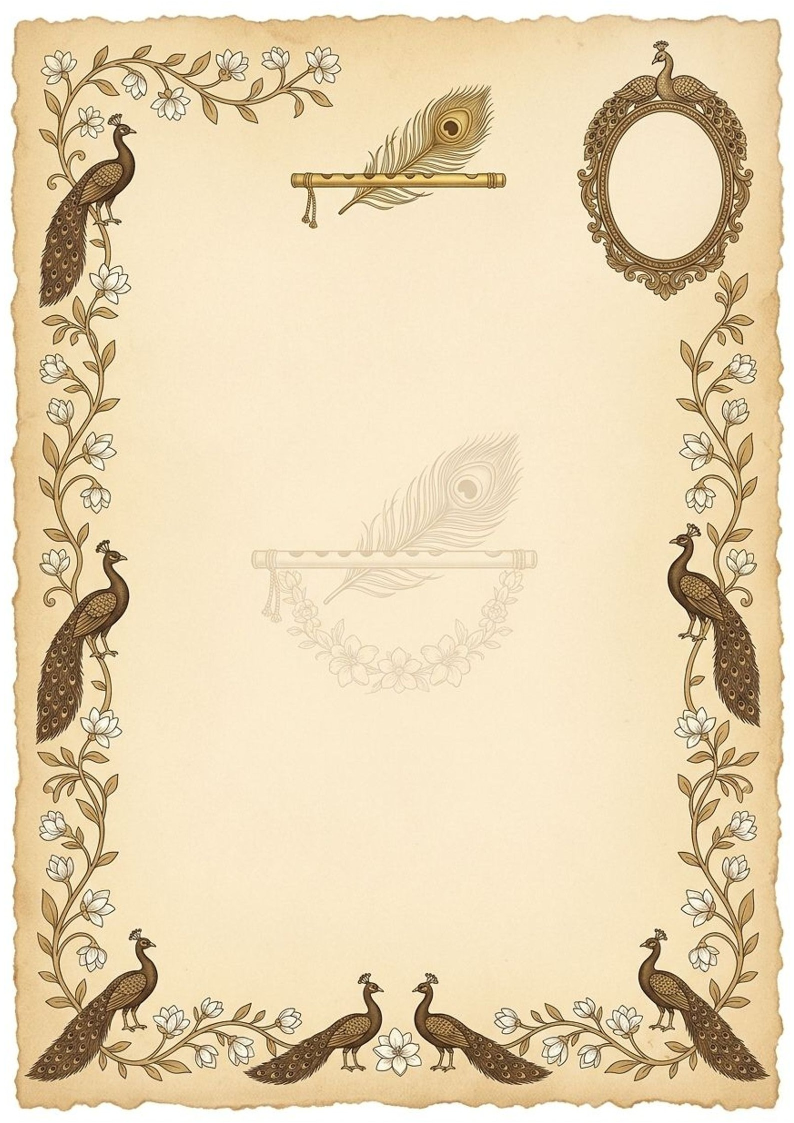
#> input picture assets/frames/kanha.jpg, 1588 x 2246 px, found by its file name (shown at 1/2 size)
$ python measure_opening.py
#> lines starting #> are read from the running program, lines starting #| are printed output that depends on the picture; after the words box and inside, x2 and y2 are one past the last pixel; in counts of white or black regions, pixels touching at a corner belong together; long printed decimals are rounded
"""Measure the kanha print copy: opening ellipse fit, frame extent, intrusions."""
from PIL import Image
import numpy as np
import math

im = np.asarray(Image.open('assets/frames/kanha.jpg').convert('RGB')).astype(np.float32)
lum = 0.2126 * im[:, :, 0] + 0.7152 * im[:, :, 1] + 0.0722 * im[:, :, 2]
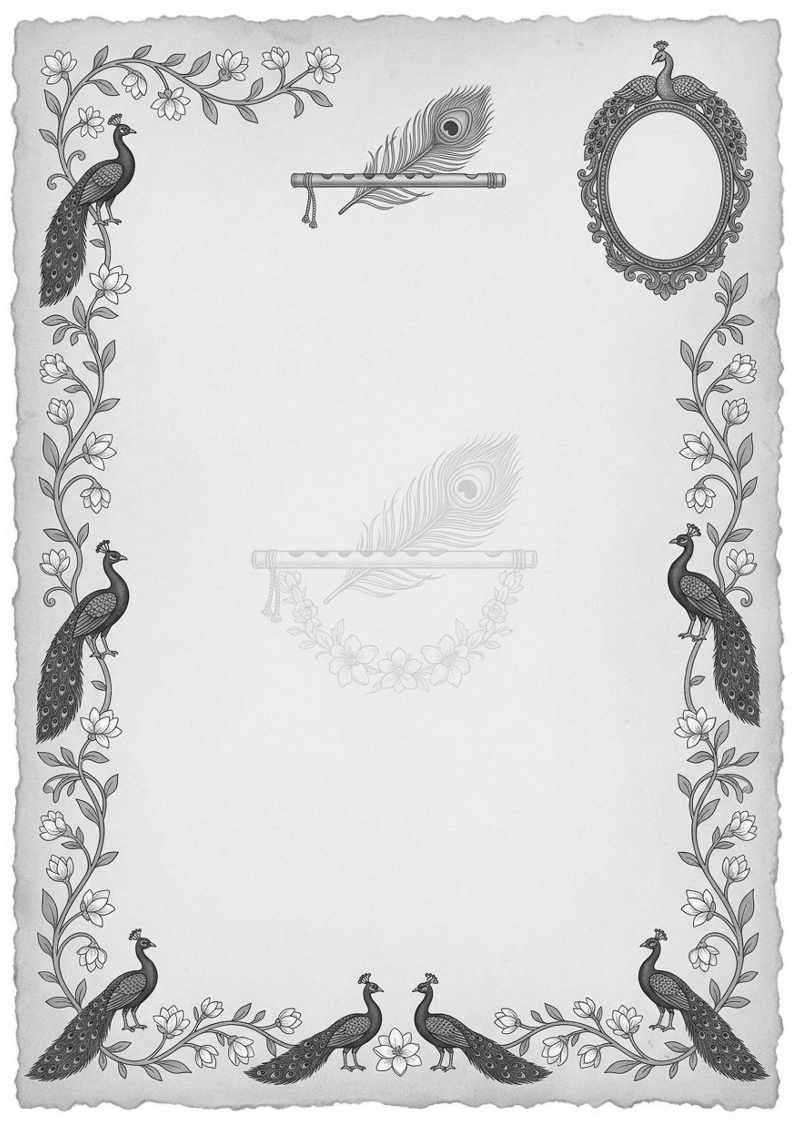
#> lum: shape (2246, 1588) float32 (shown at 1/2 size); min 2.13, max 255, mean 214.2
H, W = lum.shape
#> H = 2246; W = 1588
print('canvas', W, H)
#| canvas 1588 2246

# ---------- 1) Opening: inner edge clusters per row ----------
dark = lum < 165
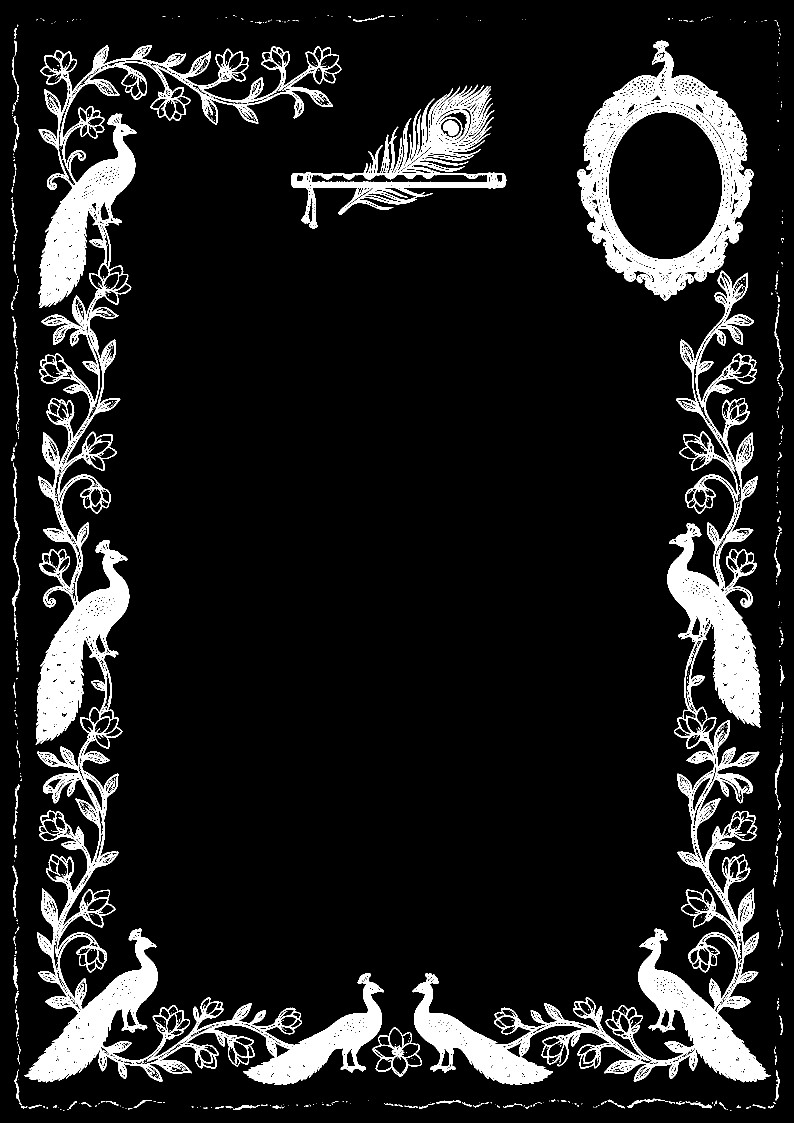
#> dark: shape (2246, 1588) bool (shown at 1/2 size); 11% white; 1075 white regions (952 under 20 px), largest, box (x1, y1, x2, y2) and area: (48, 90, 768, 2170) 173169, (824, 541, 1541, 2170) 123745, (1155, 81, 1507, 602) 53743
rows = []
for y in range(230, 565):
    xs = np.where(dark[y, 1100:1500])[0] + 1100
    if len(xs) == 0:
        continue
    clusters = []
    start = xs[0]; prev = xs[0]
    for x in xs[1:]:
        if x - prev > 8:
            clusters.append((start, prev)); start = x
        prev = x
    clusters.append((start, prev))
    if len(clusters) >= 2:
        rows.append((y, clusters[0][1], clusters[-1][0]))
#> this loop made 335 passes
#> after the loop, rows = 318 items, first 6: (230, 1295, 1365), (231, 1294, 1425), (232, 1291, 1369), (233, 1290, 1370), (234, 1287, 1469), (235, 1286, 1374)

# ---------- 2) Fit ellipse cx, cy, a, b to inner edges ----------
# initial guess from clean middle rows
mid = [r for r in rows if 330 <= r[0] <= 460]
#> mid = 131 items, first 6: (330, 1220, 1440), (331, 1220, 1440), (332, 1220, 1441), (333, 1220, 1441), (334, 1220, 1441), (335, 1219, 1441)
cx = np.mean([(r[1] + r[2]) / 2 for r in mid])
#> cx = 1328.9
a = np.mean([(r[2] - r[1]) for r in mid]) / 2
#> a = 114.4
# cy from vertical extent at x ~ cx
col_dark = np.where(dark[:, int(round(cx))])[0]
#> col_dark = 284 values from 82 to 2201
top_inner = None; bot_inner = None
# find rim inner edges at centre column: runs of dark between y 100 and 700
ys = col_dark[(col_dark > 100) & (col_dark < 700)]
#> ys = 157 values from 102 to 601
runs = []
start = ys[0]; prev = ys[0]
#> after `start = ys[0]`: start = 102
#> after `prev = ys[0]`: prev = 102
for y in ys[1:]:
    if y - prev > 3:
        runs.append((start, prev)); start = y
    prev = y
#> this loop made 156 passes
#> (y, start, prev) on passes 17, 30, 53, 56, 60: (130, 130, 130), (147, 147, 147), (176, 176, 176), (183, 183, 183), (190, 190, 190)
#> start on passes 90, 123, 153: 519, 557, 598
#> after the loop, runs = [(102, 120), (130, 142), (147, 172), (176, 178), (183, 186), (190, 223), (519, 553), (557, 589)]
runs.append((start, prev))
print('centre-column dark runs:', runs)
#| centre-column dark runs: [(102, 120), (130, 142), (147, 172), (176, 178), (183, 186), (190, 223), (519, 553), (557, 589), (598, 601)]
top_inner = runs[0][1] + 1 if False else None
# opening top = end of the last run before mid; opening bottom = start of first run after mid
midy = 395
above = [r for r in runs if r[1] < midy]
#> above = [(102, 120), (130, 142), (147, 172), (176, 178), (183, 186), (190, 223)]
below = [r for r in runs if r[0] > midy]
#> below = [(519, 553), (557, 589), (598, 601)]
top_inner = max(r[1] for r in above) + 0.5
#> top_inner = 223.5
bot_inner = min(r[0] for r in below) - 0.5
#> bot_inner = 518.5
b = (bot_inner - top_inner) / 2
#> b = 147.5
cy = (top_inner + bot_inner) / 2
#> cy = 371
print(f'initial: cx={cx:.1f} cy={cy:.1f} a={a:.1f} b={b:.1f}')
#| initial: cx=1328.9 cy=371.0 a=114.4 b=147.5

# refine cx, a by least squares on inner edges vs ellipse
def ellipse_half_width(y, cy, b, a):
    t = (y - cy) / b
    if abs(t) >= 1:
        return None
    return a * math.sqrt(max(0.0, 1 - t * t))

# simple iterative refinement: minimize max error over clean rows
best = None
for _ in range(60):
    # solve for cx, a given cy, b with linear least squares: x = cx ± a*sqrt(1-t^2)
    A = []; L = []
    for (y, l, r) in rows:
        t = (y - cy) / b
        if abs(t) >= 1:
            continue
        s = math.sqrt(1 - t * t)
        A.append([1, -s]); L.append(l)
        A.append([1, +s]); L.append(r)
    A = np.array(A); L = np.array(L)
    sol, *_ = np.linalg.lstsq(A, L, rcond=None)
    cx_new, a_new = sol
    # refine cy, b similarly using columns: skip (vertical scan already tight)
    if best and abs(cx_new - cx) < 1e-6 and abs(a_new - a) < 1e-6:
        cx, a = cx_new, a_new
        break
    cx, a = cx_new, a_new
print(f'fitted: cx={cx:.2f} cy={cy:.2f} a={a:.2f} b={b:.2f}')
#| fitted: cx=1329.37 cy=371.00 a=120.63 b=147.50

# worst-case misfit over sampled rows (exclude rows contaminated by scrollwork: |res| big)
res = []
for (y, l, r) in rows:
    t = (y - cy) / b
    if abs(t) >= 1:
        continue
    s = math.sqrt(1 - t * t)
    pl, pr = cx - a * s, cx + a * s
    res.append((y, l - pl, r - pr))
#> this loop made 318 passes
#> (l, r, t, s, pl, pr) on passes 1 to 3: (1295, 1365, -0.956, 0.294, 1294, 1364.8), (1294, 1425, -0.949, 0.315, 1291.4, 1367.3), (1291, 1369, -0.942, 0.335, 1289, 1369.7)
#> after the loop, res = 289 items, first 6: (230, 1.05, 0.219), (231, 2.61, 57.66), (232, 1.99, -0.724), (233, 3.22, -1.96), (234, 2.33, 94.94), (235, 3.33, -2.06)
res_arr = np.array([(y, max(abs(dl), abs(dr))) for y, dl, dr in res])
#> res_arr = 289 pairs, first value 230 to 518, second value 0.748 to 94.94
print('misfit (max over L/R) per row: sorted:', sorted(res_arr[:,1], reverse=True)[:12])
#| misfit (max over L/R) per row: sorted: [94.936, 77.913, 75.929, 61.827, 61.331, 60.097, 58.434, 57.658, 57.090, 54.105, 52.140, 50.196]
print('median misfit:', np.median(res_arr[:,1]), 'max:', res_arr[:,1].max())
#| median misfit: 6.097 max: 94.936
clean = res_arr[res_arr[:,1] < 6]
#> clean = 138 pairs, first value 230 to 518, second value 0.748 to 5.98
print('clean rows', len(clean), 'max misfit', clean[:,1].max() if len(clean) else None)
#| clean rows 138 max misfit 5.980

# ---------- 3) Frame connected component extent ----------
from collections import deque
seed = (int(round(cy)), int(round(cx)))  # cy,cx — inside opening (light), not dark!
#> seed = (371, 1329)
# seed on the rim instead: dark pixel at top centre of rim
seed_r = int(round(cy - b)) - 2
#> seed_r = 222
assert dark[seed_r, int(round(cx))], 'seed not on rim'
region = dark[100:680, 1100:1500]
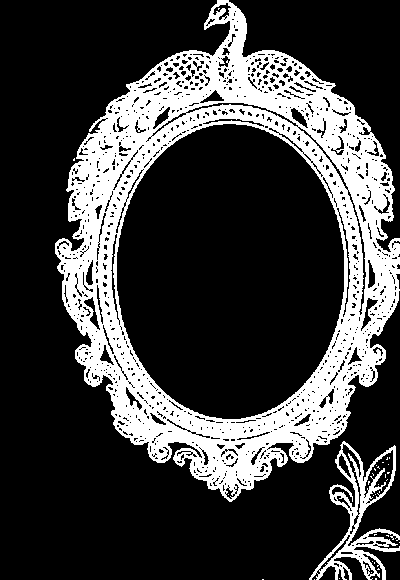
#> region: shape (580, 400) bool; 24.4% white; 32 white regions (30 under 20 px), largest, box (x1, y1, x2, y2) and area: (55, 0, 400, 502) 53253, (309, 441, 400, 580) 3380
Hh, Ww = region.shape
#> Hh = 580; Ww = 400
lab = np.zeros((Hh, Ww), dtype=bool)
q = deque([(seed_r - 100, int(round(cx)) - 1100)])
lab[q[0]] = True
cnt = 0
while q:
    yy, xx = q.popleft()
    cnt += 1
    for dy, dx in ((1,0),(-1,0),(0,1),(0,-1)):
        ny, nx = yy + dy, xx + dx
        if 0 <= ny < Hh and 0 <= nx < Ww and region[ny, nx] and not lab[ny, nx]:
            lab[ny, nx] = True
            q.append((ny, nx))
#> this loop made 53240 passes
#> (yy, xx) on passes 1 to 3: (122, 229), (123, 229), (121, 229)
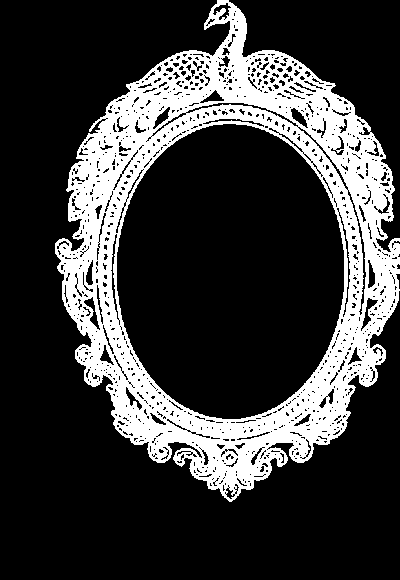
#> lab: shape (580, 400) bool; 22.9% white; 1 white region, box (x1, y1, x2, y2) and area: (55, 0, 400, 502) 53240
ys2, xs2 = np.where(lab)
print('frame component px', cnt)
#| frame component px 53240
print('frame extent (print px): x', xs2.min()+1100, '..', xs2.max()+1100, ' y', ys2.min()+100, '..', ys2.max()+100)
#| frame extent (print px): x 1155 .. 1499  y 100 .. 601
print('frame extent (CSS px):   x', (xs2.min()+1100)/2, '..', (xs2.max()+1100)/2, ' y', (ys2.min()+100)/2, '..', (ys2.max()+100)/2)
#| frame extent (CSS px):   x 577.5 .. 749.5  y 50.0 .. 300.5
print('opening (print px): cx %.1f cy %.1f a %.1f b %.1f' % (cx, cy, a, b))
#| opening (print px): cx 1329.4 cy 371.0 a 120.6 b 147.5
print('opening edges print: L %.1f R %.1f T %.1f B %.1f' % (cx-a, cx+a, cy-b, cy+b))
#| opening edges print: L 1208.7 R 1450.0 T 223.5 B 518.5
print('opening edges CSS:   L %.1f R %.1f T %.1f B %.1f' % ((cx-a)/2, (cx+a)/2, (cy-b)/2, (cy+b)/2))
#| opening edges CSS:   L 604.4 R 725.0 T 111.8 B 259.2
print('moulding L %.1f R %.1f T %.1f B %.1f (print px)' % (cx-a-(xs2.min()+1100), (xs2.max()+1100)-(cx+a), cy-b-(ys2.min()+100), (ys2.max()+100)-(cy+b)))
#| moulding L 53.7 R 49.0 T 123.5 B 82.5 (print px)
print('moulding L %.1f R %.1f T %.1f B %.1f (CSS px)' % ((cx-a-(xs2.min()+1100))/2, ((xs2.max()+1100)-(cx+a))/2, (cy-b-(ys2.min()+100))/2, ((ys2.max()+100)-(cy+b))/2))
#| moulding L 26.9 R 24.5 T 61.8 B 41.2 (CSS px)
